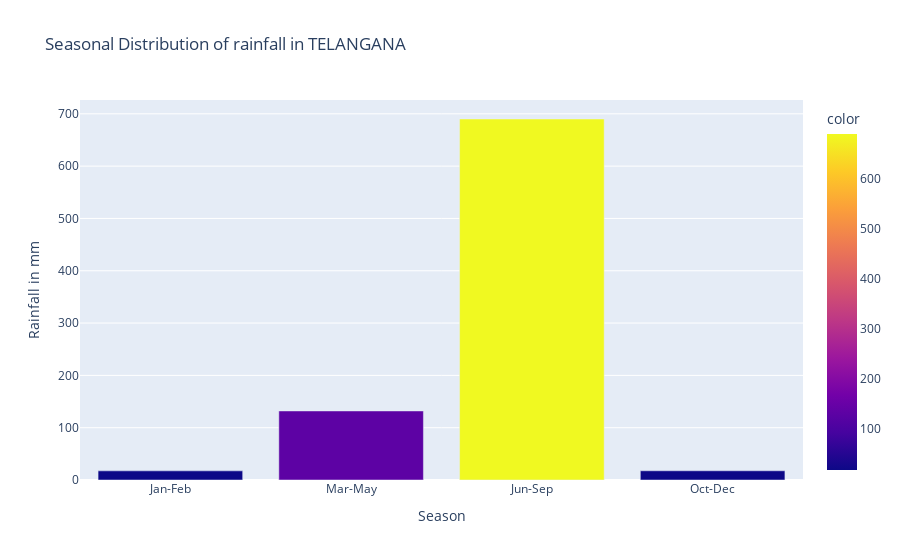

Notebook code cell kept with this figure:
### Markdown cell above
## Seasonal Distribution of rainfall in india for a particular year, subdivision

### Code cell
year = 2015
subdivison = 'TELANGANA'
seasonal = ['Jan-Feb', 'Mar-May','Jun-Sep', 'Oct-Dec']
values = subdivision_df[(subdivision_df['YEAR']== year) & (subdivision_df['SUBDIVISION']== subdivison)].loc[:,seasonal].values[0]
fig = px.bar(x=seasonal, y=values,title=f'Seasonal Distribution of rainfall in {subdivison}',color=values,labels={
                     "x": "Season",
                     "y": "Rainfall in mm",
                 },)
fig.show()

### Figure 1 — Plotly figure (JSON) as saved in the notebook; plotly's stock layout.template omitted (floating-point values rounded to 4 significant figures)
{"data": [{"alignmentgroup": "True", "hovertemplate": "Season=%{x}<br>Rainfall in mm=%{y}<br>color=%{marker.color}<extra></extra>", "legendgroup": "", "marker": {"color": [17.5, 132, 690.1, 17.6], "coloraxis": "coloraxis", "pattern": {"shape": ""}}, "name": "", "offsetgroup": "", "orientation": "v", "showlegend": false, "textposition": "auto", "type": "bar", "x": ["Jan-Feb", "Mar-May", "Jun-Sep", "Oct-Dec"], "xaxis": "x", "y": [17.5, 132, 690.1, 17.6], "yaxis": "y"}], "layout": {"barmode": "relative", "coloraxis": {"colorbar": {"title": {"text": "color"}}, "colorscale": [[0, "#0d0887"], [0.1111, "#46039f"], [0.2222, "#7201a8"], [0.3333, "#9c179e"], [0.4444, "#bd3786"], [0.5556, "#d8576b"], [0.6667, "#ed7953"], [0.7778, "#fb9f3a"], [0.8889, "#fdca26"], [1, "#f0f921"]]}, "legend": {"tracegroupgap": 0}, "title": {"text": "Seasonal Distribution of rainfall in TELANGANA"}, "xaxis": {"anchor": "y", "domain": [0, 1], "title": {"text": "Season"}}, "yaxis": {"anchor": "x", "domain": [0, 1], "title": {"text": "Rainfall in mm"}}}}
